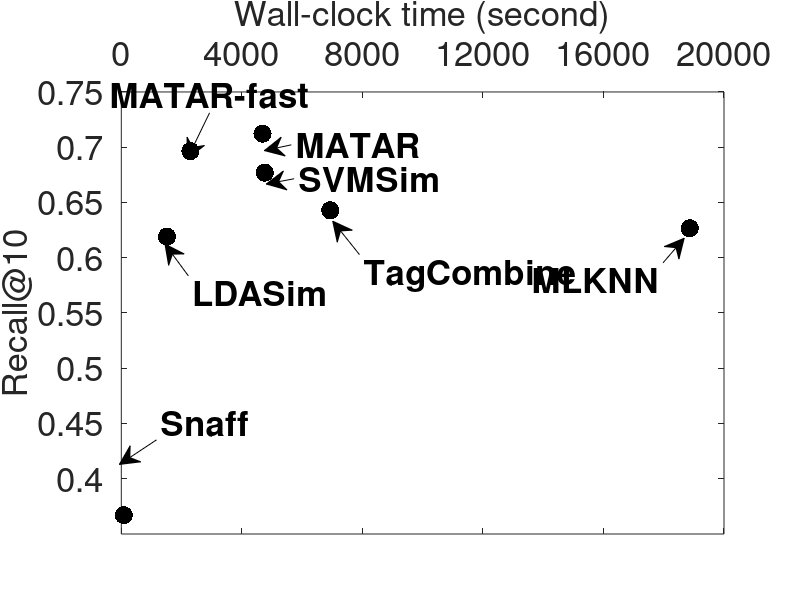

Reproduce this figure in MATLAB.
X=[0.7122 0.6965 0.6770 0.6429 0.6267 0.6191 0.3671];
Y=[4686 2292 4760 6935 18862 1515 80];

figure('units','normalized','position',[0.1,0.4,0.4,0.5]);
% grid on;
hold on;

scatter(Y,X,170,'k','filled');

set(gca,'XTickLabel',{'0','4000','8000','12000','16000','20000'});
set(gca,'XTick',[0 4000 8000 12000 16000 20000]);
set(gca,'XAxisLocation','top');
set(gca,'YTickLabel',{'0.35','0.4','0.45','0.5','0.55','0.6','0.65','0.7','0.75'});
set(gca,'YTick',[0.35 0.4 0.45 0.5 0.55 0.6 0.65 0.7 0.75]);
set(gca,'FontSize',25);
box on;

xlabel('Wall-clock time (second)','fontsize',25);
ylabel('Recall@10','fontsize',25);

annotation('textarrow',[0.364185022026432 0.330440528634362],[0.758627858627859 0.74902286902287],'FontWeight','bold','FontSize',25,'String','MATAR');
annotation('textarrow',[0.261982378854626 0.234140969162997],[0.811995841995843 0.735571725571726],'FontWeight','bold','FontSize',25,'String','MATAR-fast');
annotation('textarrow',[0.367709251101322 0.332819383259913],[0.702099792099792 0.693284823284824],'FontWeight','bold','FontSize',25,'String','SVMSim');
annotation('textarrow',[0.449339207048458 0.415903083700443],[0.575675675675676 0.631413721413722],'FontWeight','bold','FontSize',25,'String','TagCombine');
annotation('textarrow',[0.828810572687228 0.855242290748902],[0.562016632016632 0.602991683991685],'FontWeight','bold','FontSize',25,'String','MLKNN');
annotation('textarrow',[0.235550660792952 0.206211453744494],[0.54004158004158 0.593201663201664],'FontWeight','bold','FontSize',25,'String','LDASim');
annotation('textarrow',[0.195638766519824,0.14920704845815],[0.266900207900208,0.225925155925156],'FontWeight','bold','FontSize',25,'String','Snaff');


